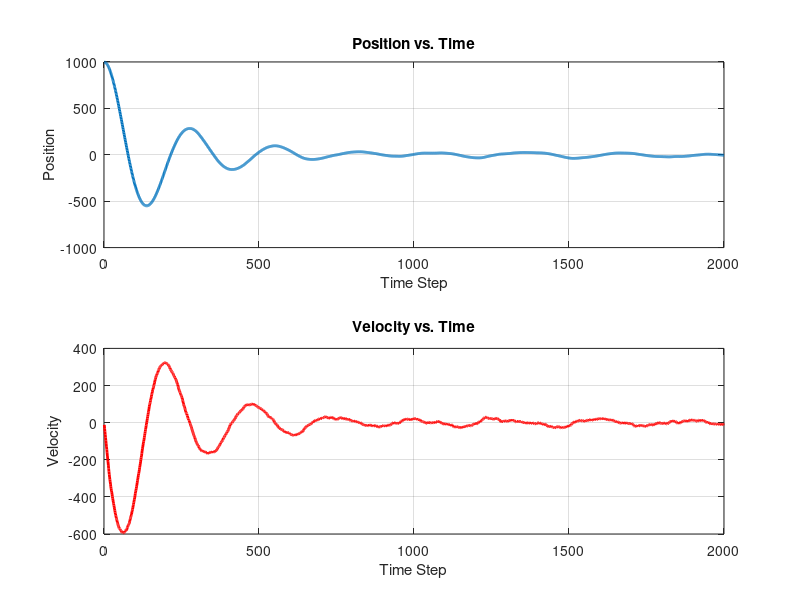

MATLAB code to generate this figure:
% real system


% Initial conditions
position = 1000; 
velocity = 3; 


t = 0; 
dt = 0.03; % time-track 
num_steps = 2000; % Define the number of simulation steps
 


% Storage for plotting
positions = zeros(num_steps, 1);
velocities = zeros(num_steps, 1);
time = 1:num_steps;


% Create single particle
p = [position, velocity]; 

for j = 1:num_steps



    % feedback control parameters
    k_pos = -0.6;
    k_vel = -0.3;
    a = k_pos * p(1) + k_vel * p(2); 

    % with noise at base level
    noise_size = 50; 
    noise_a = randn * noise_size;
    a = a + noise_a; 

    % propogate model
    A = [1, dt; 0, 1];       % A
    B = [dt^2 / 2, dt];             % control input
    % process_noise = std .* randn(2, 1); 

    % Update state
    p = (A * p')' + B * a; 
    
    % Store values for plotting
    positions(j) = p(1); % x
    velocities(j) = p(2); % v

    t = t + dt; 
end


% Save for output 
save('positions.mat', 'positions'); 
save('velocities.mat', "velocities"); 

% Calculate Sensor output: a * p + b * v
a = 0.7;
b = 0.3; 
outputs = positions * a + velocities * b; 
save('outputs.mat', 'outputs'); 

% Plot results
figure;

subplot(2,1,1); % First subplot: Position over time
plot(time, positions, '-', 'LineWidth', 2);
xlabel('Time Step');
ylabel('Position');
title('Position vs. Time');
grid on;

subplot(2,1,2); % Second subplot: Velocity over time
plot(time, velocities, '-', 'LineWidth', 2, 'Color', 'r');
xlabel('Time Step');
ylabel('Velocity');
title('Velocity vs. Time');
grid on;